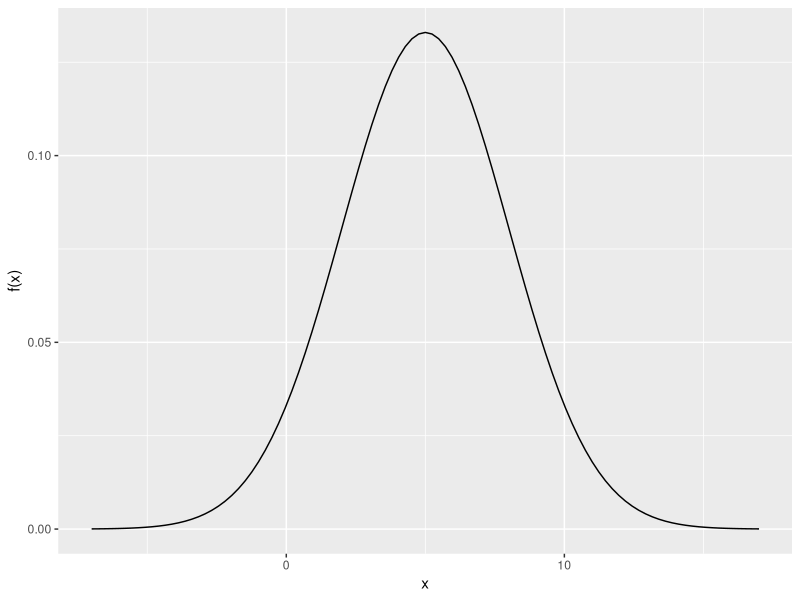
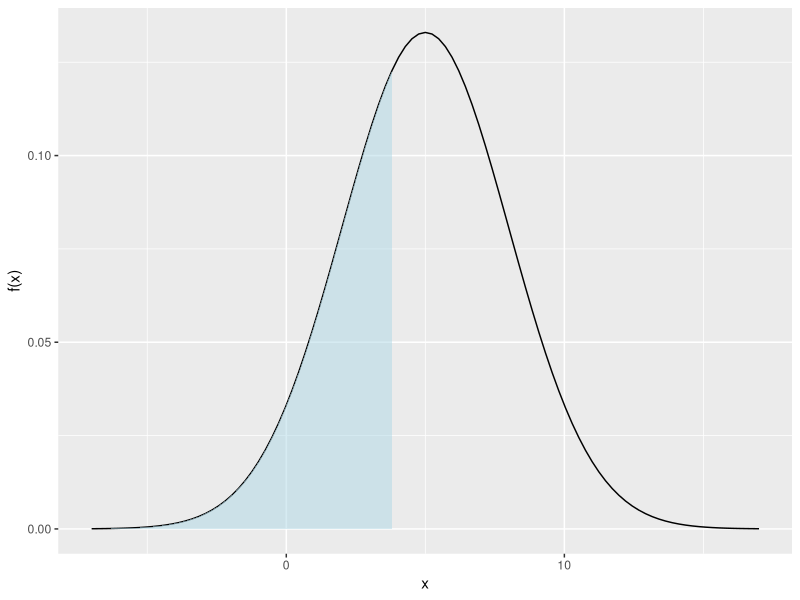
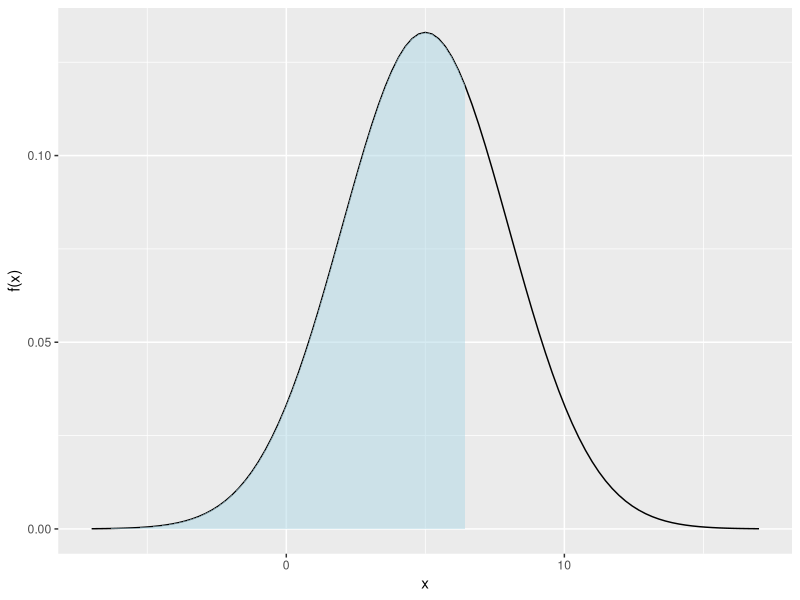
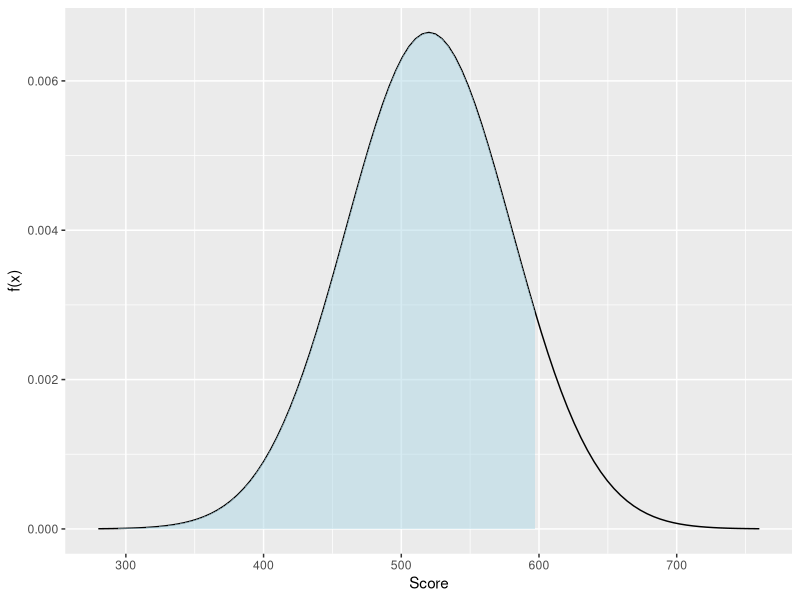
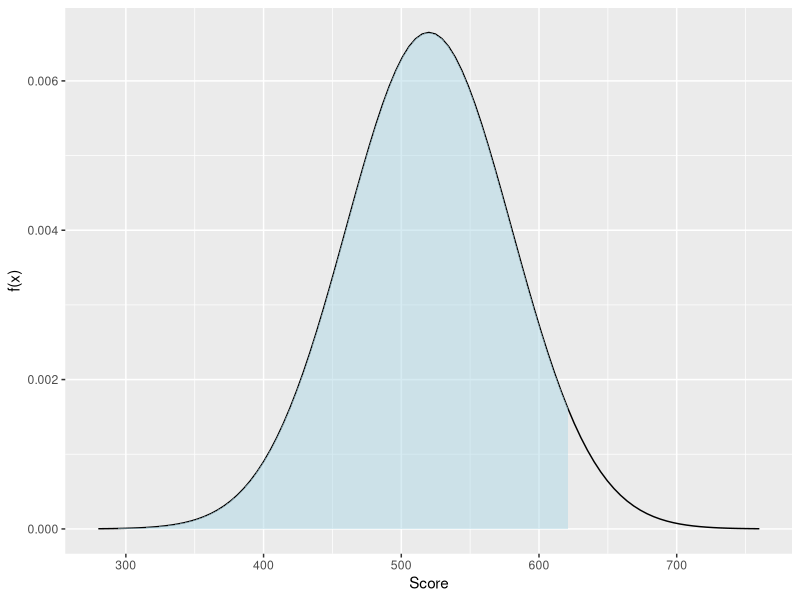
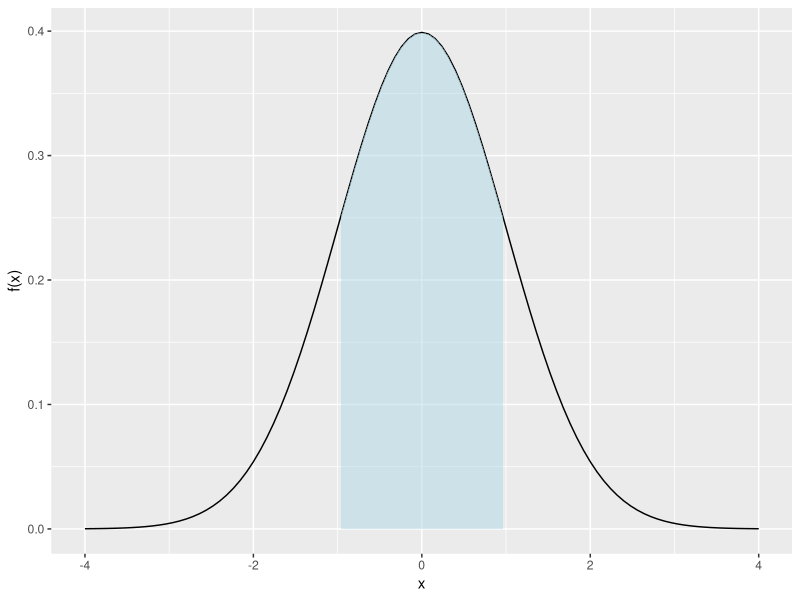
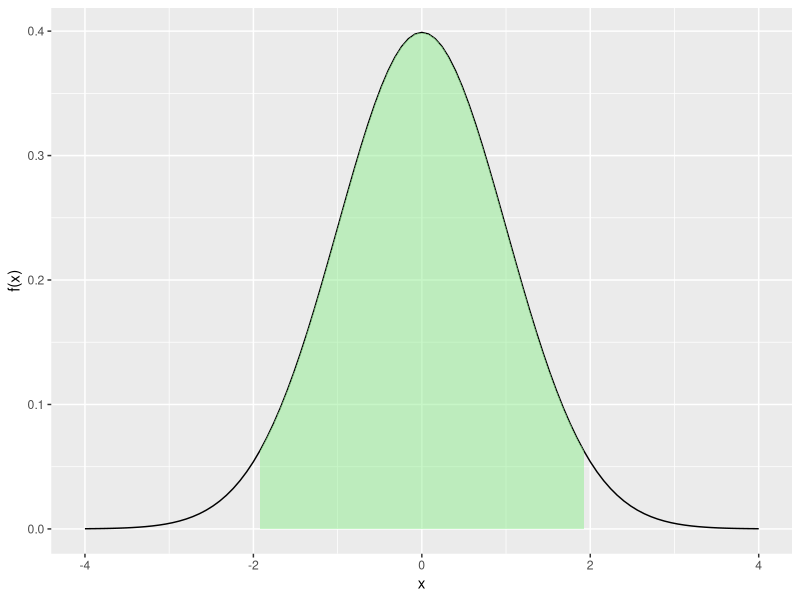
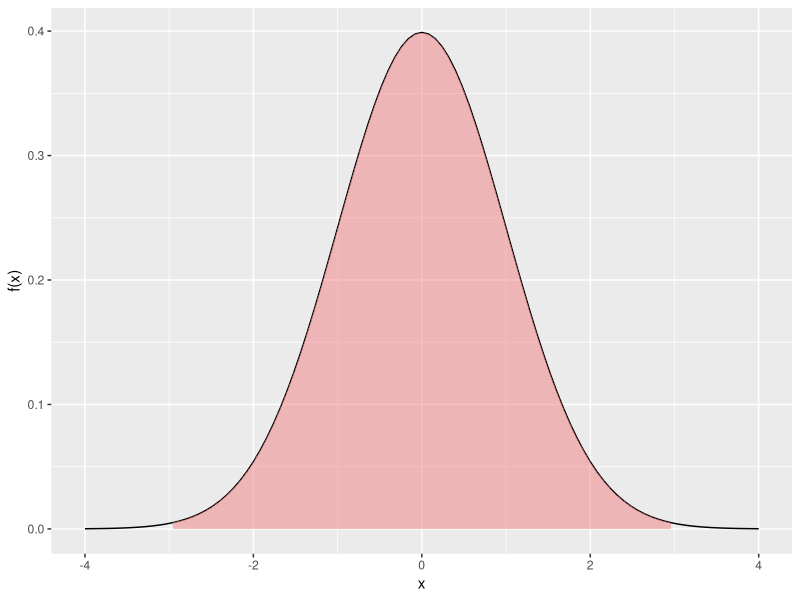

These figures' R source, in order:
## ---- chunk 1
#| echo: false
require(ggplot2)
## ---- chunk 2
#| label: pdfPlot
#| echo: false
#| warning: false
#| fig-asp: 1
#| out-width: "60%" 
x       = 4
mu      = 5
sigmaSq = 9
lab     = 'x'

funcShaded <- function(x, lower_bound) {
    y = dnorm(x, mean = mu, sd = sqrt(sigmaSq))
    y[x >= lower_bound] <- NA
    return(y)
}

xMin = mu - sqrt(sigmaSq)*4
xMax = mu + sqrt(sigmaSq)*4
ggplot(data.frame(x = c(xMin, xMax)), aes(x = x)) + 
    stat_function(fun = dnorm, args = list(mean = mu, sd = sqrt(sigmaSq))) + 
    scale_x_continuous(name = lab) + scale_y_continuous(name = "f(x)")
## ---- chunk 3
#| echo: true
pnorm(1.8,0,1)
pnorm(1.89,0,1)
## ---- chunk 4
#| echo: false
x       = 4
mu      = 5
sigmaSq = 9
pnorm(x, mu, sqrt(sigmaSq))
## ---- chunk 5
#| echo: true
pnorm(4,5,3)
## ---- chunk 6
#| label: normalProbPlot
#| echo: false
#| warning: false
#| fig-asp: 1
#| out-width: "100%" 
x       = 4
mu      = 5
sigmaSq = 9
lab     = 'x'

funcShaded <- function(x, lower_bound) {
    y = dnorm(x, mean = mu, sd = sqrt(sigmaSq))
    y[x >= lower_bound] <- NA
    return(y)
}

xMin = mu - sqrt(sigmaSq)*4
xMax = mu + sqrt(sigmaSq)*4
ggplot(data.frame(x = c(xMin, xMax)), aes(x = x)) + 
    stat_function(fun = dnorm, args = list(mean = mu, sd = sqrt(sigmaSq))) + 
    stat_function(fun = funcShaded, args = list(lower_bound = x), 
                  geom = "area", fill = 'lightblue', alpha = .5) +
    scale_x_continuous(name = lab) + scale_y_continuous(name = "f(x)")
## ---- chunk 7
#| echo: true
qnorm(.7,5,3)
## ---- chunk 8
#| label: normalQuantilePlot
#| echo: false
#| fig-asp: 1
#| out-width: "100%" 
x   = qnorm(.7,mu,sqrt(sigmaSq))
lab = 'x' 

funcShaded <- function(x, lower_bound) {
    y = dnorm(x, mean = mu, sd = sqrt(sigmaSq))
    y[x >= lower_bound] <- NA
    return(y)
}

xMin = mu - sqrt(sigmaSq)*4
xMax = mu + sqrt(sigmaSq)*4
print(ggplot(data.frame(x = c(xMin, xMax)), aes(x = x)) + 
    stat_function(fun = dnorm, args = list(mean = mu, sd = sqrt(sigmaSq))) + 
    stat_function(fun = funcShaded, args = list(lower_bound = x), 
                  geom = "area", fill = 'lightblue', alpha = .5) +
    scale_x_continuous(name = lab) + scale_y_continuous(name = "f(x)"))
## ---- chunk 9
#| echo: false
#| eval: true
qnorm( pnorm(3,0,1), 0, 1)
## ---- chunk 10
#| echo: false
#| eval: true
pnorm( qnorm(.2,0,1), 0, 1)
## ---- chunk 11
#| echo: true
pnorm(0,-3.2,sqrt(100))
## ---- chunk 12
#| echo: true
qnorm(.05,-3.2,sqrt(100))
## ---- chunk 13
#| echo: true
x       = 600
mu      = 520
sigmaSq = 3600
pnorm(x, mu, sqrt(sigmaSq))
## ---- chunk 14
#| label: SATprobabilityNoEcho
#| echo: false
#| fig-asp: 1
#| out-width: "120%" 
x       = 600
mu      = 520
sigmaSq = 3600

funcShaded <- function(x, lower_bound) {
    y = dnorm(x, mean = mu, sd = sqrt(sigmaSq))
    y[x >= lower_bound] <- NA
    return(y)
}

xMin = mu - sqrt(sigmaSq)*4
xMax = mu + sqrt(sigmaSq)*4
ggplot(data.frame(x = c(xMin, xMax)), aes(x = x)) + 
    stat_function(fun = dnorm, args = list(mean = mu, sd = sqrt(sigmaSq))) + 
    stat_function(fun = funcShaded, args = list(lower_bound = x), 
                  geom = "area", fill = 'lightblue', alpha = .5) +
    scale_x_continuous(name = "Score") + scale_y_continuous(name = "f(x)")
## ---- chunk 15
#| echo: true
prob    = .96
mu      = 520
sigmaSq = 3600
qnorm(prob, mu, sqrt(sigmaSq))
## ---- chunk 16
#| label: SATvalueNoEcho
#| echo: false
#| fig-asp: 1
#| out-width: "100%" 
x       = qnorm(prob, mu, sqrt(sigmaSq))
mu      = 520
sigmaSq = 3600

funcShaded <- function(x, lower_bound) {
    y = dnorm(x, mean = mu, sd = sqrt(sigmaSq))
    y[x >= lower_bound] <- NA
    return(y)
}

xMin = mu - sqrt(sigmaSq)*4
xMax = mu + sqrt(sigmaSq)*4
ggplot(data.frame(x = c(xMin, xMax)), aes(x = x)) + 
    stat_function(fun = dnorm, args = list(mean = mu, sd = sqrt(sigmaSq))) + 
    stat_function(fun = funcShaded, args = list(lower_bound = x), 
                  geom = "area", fill = 'lightblue', alpha = .5) +
    scale_x_continuous(name = "Score") + scale_y_continuous(name = "f(x)")
## ---- chunk 17
#| echo: true
mu      = 2.54*.875
sigmaSq = 2.54^2*.00005
pnorm(mu + .01, mu, sqrt(sigmaSq)) - 
    pnorm(mu - .01, mu, sqrt(sigmaSq))
## ---- chunk 18
#| echo: true
zScoreM = (9.63 - 9.85)/sqrt(.0057)
zScoreM
zScoreW = (10.61 - 10.83)/sqrt(.0049)
zScoreW
## ---- chunk 19
#| echo: true
x = zScoreW * sqrt(.0057) + 9.85
x
## ---- chunk 20
#| label: normalEmpRuleGeneral1
#| echo: false
#| fig-asp: 1
#| out-width: "110%"

mu      = 0
sigmaSq = 1
lab     = 'x' 

funcShaded <- function(x, lower_bound) {
    y = dnorm(x, mean = mu, sd = sqrt(sigmaSq))
    y[x >= lower_bound | x <= -lower_bound] <- NA
    return(y)
}

xMin = mu - sqrt(sigmaSq)*4
xMax = mu + sqrt(sigmaSq)*4
outPlot = ggplot(data.frame(x = c(xMin, xMax)), aes(x = x)) + 
    stat_function(fun = dnorm, args = list(mean = mu, sd = sqrt(sigmaSq))) + 
    stat_function(fun = funcShaded, args = list(lower_bound = 1), 
                  geom = "area", fill = 'lightblue', alpha = .5) +
    scale_x_continuous(name = lab) + scale_y_continuous(name = "f(x)")
outPlot
## ---- chunk 21
#| label: normalEmpRuleGeneral2
#| echo: false
#| fig-asp: 1
#| out-width: "110%"

outPlot = ggplot(data.frame(x = c(xMin, xMax)), aes(x = x)) + 
    stat_function(fun = dnorm, args = list(mean = mu, sd = sqrt(sigmaSq))) + 
stat_function(fun = funcShaded, args = list(lower_bound = 2), 
                  geom = "area", fill = 'lightgreen', alpha = .5)  +
    scale_x_continuous(name = lab) + scale_y_continuous(name = "f(x)")
outPlot
## ---- chunk 22
#| label: normalEmpRuleGeneral3
#| echo: false
#| fig-asp: 1
#| out-width: "110%"

outPlot = ggplot(data.frame(x = c(xMin, xMax)), aes(x = x)) + 
    stat_function(fun = dnorm, args = list(mean = mu, sd = sqrt(sigmaSq))) + 
stat_function(fun = funcShaded, args = list(lower_bound = 3), 
                  geom = "area", fill = 'lightcoral', alpha = .5)   +
    scale_x_continuous(name = lab) + scale_y_continuous(name = "f(x)")
outPlot
## ---- chunk 23
#| label: normalEmpRuleExample
#| echo: false
#| fig-asp: .3
#| out-width: "210%"
n     = 29
mu    = 5
sigma = mu/4

set.seed(4)
x = round(rnorm(n,mu,sigma),1)
## ---- chunk 24
#| label: normalEmpRuleExample2
#| echo: false
#| fig-asp: .3
#| out-width: "210%"

plot(x,rep(0,n),pch=3,xlab='periodicity',ylab='',xlim=c(mu-3*sigma,mu+3*sigma),yaxt='n',xaxt='n')
axis(1,at=seq(round(mu-3*sigma,0),round(mu+3*sigma,0),by=.5),
     labels=seq(round(mu-3*sigma,0),round(mu+3*sigma,0),by=.5)
     )

## ---- chunk 25
#| echo: true
x       = 600
mu      = 520
sigmaSq = 3600
pnorm(x, mu, sqrt(sigmaSq))
qnorm(.96, mu, sqrt(sigmaSq))
## ---- chunk 26
#| echo: true
1.751*sqrt(sigmaSq) + mu
